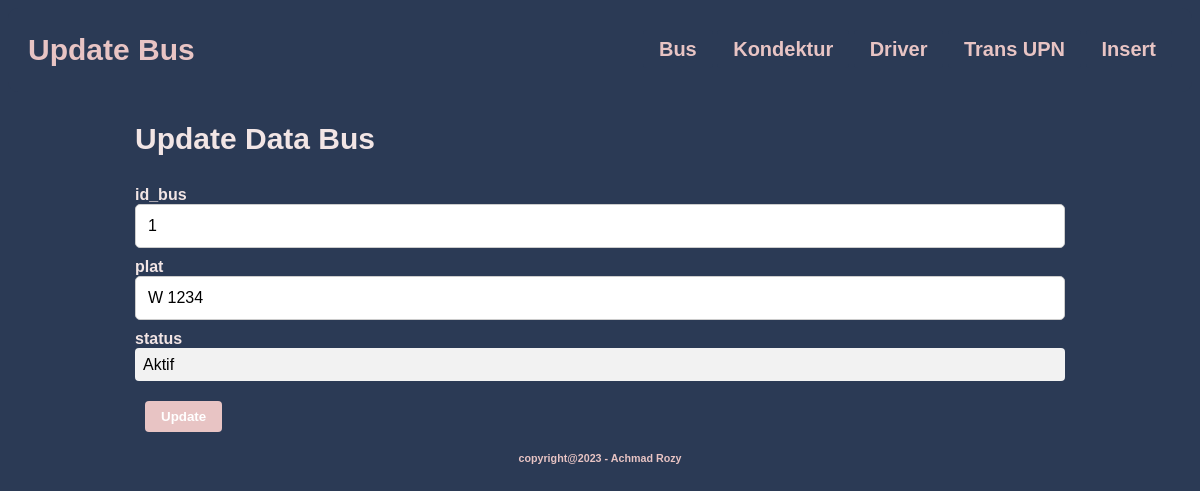
/Updatebus.php?id_bus=1, run on the app's committed database.
### tables this page shows
CREATE TABLE `bus` (
  `id_bus` int(10) UNSIGNED NOT NULL,
  `plat` varchar(10) DEFAULT NULL,
  `status` char(1) DEFAULT NULL
);

### koneksi.php (called while the page is built, shortened)
<?php
function connection() {
   $dbServer = 'localhost';
   $dbUser = 'root';
   $dbPass = '';
   $dbName = "transupn";
   $koneksi = mysqli_connect($dbServer, $dbUser, $dbPass);
   mysqli_select_db($koneksi,$dbName);
   return $koneksi;
}
?>

### Updatebus.php (the view, shortened to what this page needs)
<?php
  include ('koneksi.php');
   $result = "";
   if ($_SERVER["REQUEST_METHOD"] === "GET") {
       if (isset($_GET["id_bus"])) {
           $id_bus_upd = $_GET["id_bus"];
           $query = "SELECT * FROM bus WHERE id_bus = '$id_bus_upd'";
           $result = mysqli_query(connection(), $query);
       }
   }
   ?>
<!DOCTYPE html>
<html lang="en">
<head>
    <link rel="stylesheet" href="https://cdnjs.cloudflare.com/ajax/libs/font-awesome/5.15.3/css/all.min.css" />
</head>
<body>
<nav>
        <h2><b>Update Bus</b></h2>
        <div>
            <a href="Bus.php"><b>Bus</b></a>
            <a href="Kondektur.php"><b>Kondektur</b></a>
            <a href="Driver.php"><b>Driver</b></a>
            <a href="Transupn.php"><b>Trans UPN</b></a>
            <a href="Addbus.php"><b>Insert</b></a>
        </div>
    </nav>
  <div class="ctr">
  <tr class="akhir">
    <td colspan="3">
  <main role="main" class="col-md-9 ml-sm-auto col-lg-10 px-4">
    <div class="ctr">
      <h2 style="margin: 30px 0 30px 0;">Update Data Bus</h2>
      <form action="Updatebus.php" method="POST">
        <?php while($data = mysqli_fetch_array($result)): ?>
          <div class="form-group">
            <label for="id_bus">id_bus</label>
            <input type="text" class="form-control" id="id_bus" name="id_bus" value="<?php echo $data['id_bus'];  ?>" required readonly>
          </div>
          <div class="form-group">
            <label for="plat">plat</label>
            <input type="text" class="form-control" id="plat" name="plat" value="<?php echo $data['plat'];  ?>" required>
          </div>
          <div class="form-group">
            <label for="status">status</label>
            <select class="form-control" id="status" name="status" required>
              <option value="1" <?php if ($data['status'] == 1) echo "selected"; ?>>Aktif</option>
            </select>
          </div>
          <button type="submit" class="btn btn-primary">Update</button>
        <?php endwhile; ?>
      </form>
    </div>
  </td>
  </tr>
  <h6>copyright@2023 - Achmad Rozy</h6>
</div>
</body>
</html>

### data on the page
bus: id_bus "1", plat "W 1234", status "Aktif"
